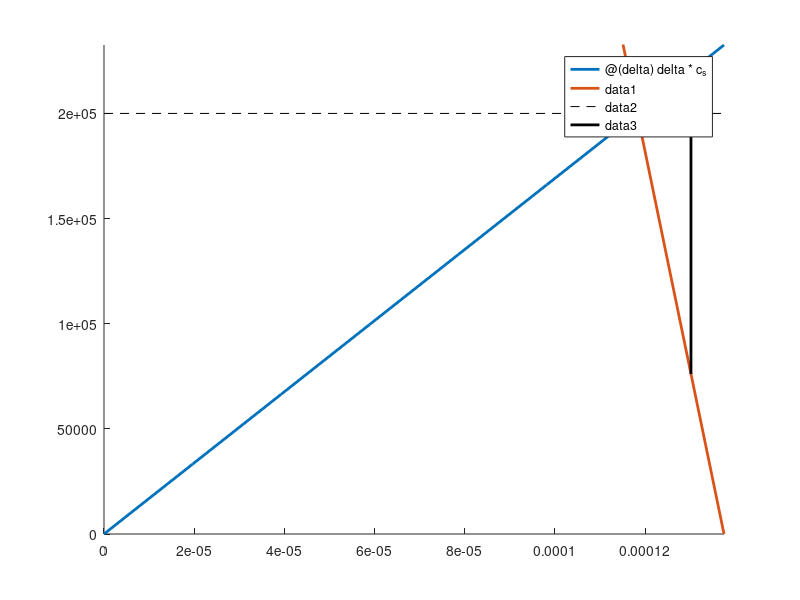

MATLAB code for this plot:
%% hej
%KU2 grupp 7F
clear('all'); close; clc
P = 2.5e6; %Power to the system
v = 20; % wind speed
h_tower = 110; %m height of the tower
d_hole = 4; % m holepattern diameter
t_flange = 0.15; %m flange thickness
R_a = 7.5e-6; %surface 
n_max = 0.75; %max usable power from windspeed
sigma_utm = 30e6; %if and only if bolt >= M36
my_WB = [0.10 0.40]; %(0.10 - 0.40) Friction between washer and bolt
my_thread =  [0.07 0.35]; %(0.07-0.35) Frction in the thread
w_flange = 0.19; %flange width
d_tower = 2*(d_hole/2 + 0.065); %Tower outer diameter
Pitch = 1.5; %Bolt Pitch
E = 206e9; % Pa Youngs modulus of steel
n_screws = 100;	% number of swrews
delta_e = 35e-6;	% embedding of the screws

%index 1=M24 2=M30 3=M36 4=M42 5=M48 6=M56
%index 1=Pitch 2=out_dia 3=avg_dia 4=inner_dia 5=d_h 6=d_bw 7=dww
Bolt = 1e-3 * [
3   24 22.051 20.752 28 33.61 44;
3.5 30 27.727 26.211 35 45.75 56;
4   36 33.402 31.670 42 51.11 66;
4.5 42 39.077 37.129 48 59.95 78;
5   48 44.752 42.587 56 69.45 92;
5.5 56 52.428 50.046 66 78.66 105];
Bolt_c = 6;  %what bolt is choosen
B_dw = Bolt(Bolt_c, 7);
B_dh = Bolt(Bolt_c, 5);


c_s = E * (pi*Bolt(Bolt_c, 2)^2 /4) / (2*t_flange);	% = E_s*A_s/L_k
% Maskinelement 2.15 - 2.17:
x = (2*t_flange*B_dw/w_flange^2)^(1/3);
A_ekv = pi/4*(B_dw^2-B_dh^2) + pi/8 *(w_flange-B_dw)*B_dw *((x+1)^2 - 1);
c_k = E*A_ekv/(2*t_flange);	% = E_k*A_k/L_k

F_0 = 2e5;  %Pretension of the screw
delta_0s = F_0/c_s;

%% Forces on the connection
F_wind = P/(v*n_max);
M_b = F_wind * h_tower;
alpha = 2*pi/n_screws;
F_N = sin([alpha:alpha:2*pi]);
F_N = F_N * M_b/(d_hole*sum(F_N(1:n_screws/2)));
DeltaF_e = delta_e/(1/c_s+1/c_k);

F_Nm = max(F_N); %the maximum force applied to a single bolted joint
F_s = F_0+c_s/(c_s+c_k)*F_Nm;
F_k = F_s - F_Nm;
sigma_max = (F_s)/(pi*Bolt(Bolt_c, 2)^2/4); %F/(pi/4 * D^2)
delta_s = F_s/c_s;

% F/delta plots
s = @(delta) delta*c_s;
k = @(delta) delta_0s*(c_s+c_k) - delta*c_k;
delta_0 = delta_0s * (c_s+c_k)/c_k;

hold on
ylim([0 s(delta_0)])
fplot(s,[0 delta_0], 'LineWidth', 2)
fplot(k,[0 delta_0], 'LineWidth', 2)
plot([0 delta_0],[F_0 F_0],'--k')
plot([delta_s delta_s],[F_k F_s],'-k', 'LineWidth', 2)




M_tot = F_0*(0.16*Bolt(Bolt_c,1) + 0.58*my_thread*Bolt(Bolt_c,3) + my_WB*(Bolt(Bolt_c,6) + Bolt(Bolt_c,4))/4);
